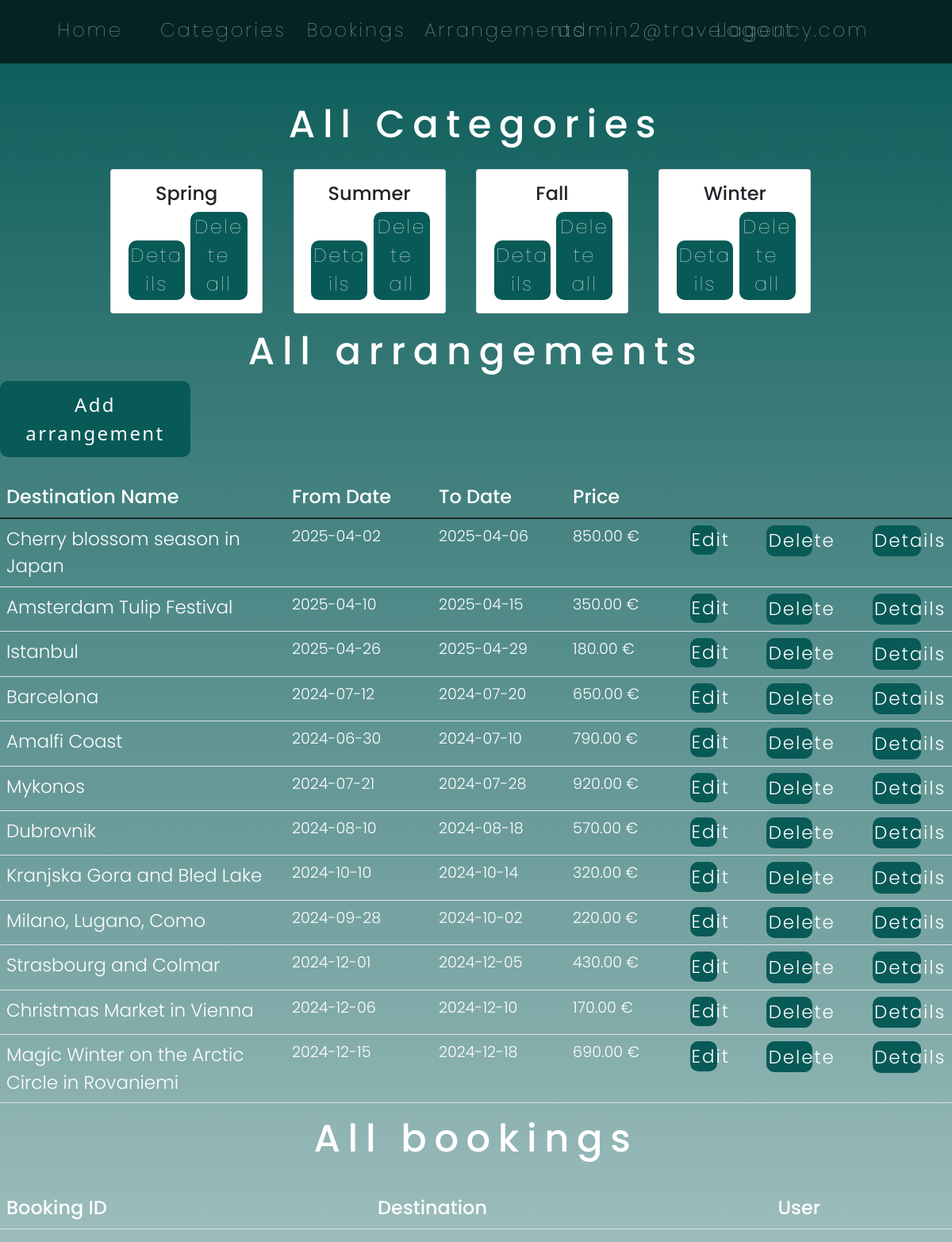
The app's page /admin.php (signed in) with its own data.
### tables this page shows
CREATE TABLE IF NOT EXISTS categories (
    categoryID INT AUTO_INCREMENT PRIMARY KEY,
    categoryName VARCHAR(50) NOT NULL
);

CREATE TABLE IF NOT EXISTS destinations (
    destinationID INT AUTO_INCREMENT PRIMARY KEY,
    categoryID INT NOT NULL,
    destinationName VARCHAR(100) NOT NULL,
    fromDate DATE NOT NULL,
    toDate DATE NOT NULL,
    description VARCHAR(1000) NOT NULL,
    price DECIMAL(10, 2) NOT NULL,
    location VARCHAR(100) NOT NULL,
    imgUrl VARCHAR(500) NOT NULL,
    created_at TIMESTAMP DEFAULT CURRENT_TIMESTAMP,
    FOREIGN KEY (categoryID) REFERENCES categories(categoryID)
);

### category_functions.php (called while the page is built, shortened)
<?php
function get_categories($conn){
   $query  = "SELECT * FROM categories";
   $queryExecute = $conn->prepare($query);
   $queryExecute->execute();
   if ($queryExecute->rowCount() > 0) {
   	  $categories = $queryExecute->fetchAll();
   }else {
      $categories = 0;
   }
   return $categories;
}

### arrangement_functions.php (called while the page is built, shortened)
<?php
    function get_arrangements($conn){
        $query  = "SELECT * FROM destinations";
        $queryExecute = $conn->prepare($query);
        $queryExecute->execute();
        if ($queryExecute->rowCount() > 0) {
              $destinations = $queryExecute->fetchAll();
        }else {
           $destinations = 0;
        }
        return $destinations;
     }

### admin.php (the view, shortened to what this page needs)
<?php
if (isset($_SESSION['user_id']) &&
    isset($_SESSION['user_email'])) {
    include "db_connect.php";
    include "category_functions.php";
    include "arrangement_functions.php";
    $categories = get_categories($conn);
    $arrangements=get_arrangements($conn);
?>
<!DOCTYPE html>
<html lang="en">
<head>
    <link rel="stylesheet" href="style.css">
    <link rel="stylesheet" href="style.php">
	<link href="https://cdn.jsdelivr.net/npm/bootstrap@5.1.1/dist/css/bootstrap.min.css" rel="stylesheet">
</head>
<body>
                <nav>
                    <ul>
                        <a href="home.php"><li>Home</li></a>
                        <a href="#all_categories"><li>Categories</li></a>
                        <a href="#all_booking"><li>Bookings</li></a>
                        <a href="#all_dest"><li>Arrangements</li></a>
                        <?php if (isset($_SESSION['user_email'])): ?>
                            <a href="admin.php"><li style="color:white; font-family:Poppins; font-weight:100"><?php echo $_SESSION['user_email']; ?></li></a>
                            <a href="logout.php"><li>Logout</li></a>
                        <?php else: ?>
                            <a href="login.php"><li>Login</li></a>
                        <?php endif; ?>
                    </ul>
                </nav>
		<h4 id="all_categories">All Categories</h4>
        <div class="categories">
            <?php
            foreach ($categories as $category) {
                $pageName = strtolower($category['categoryName']) . '.php';
            ?>
            <div class="card text-center">
                <div class="card-body">
                    <h5 class="card-title"><?php echo htmlspecialchars($category['categoryName']); ?></h5>
                    <button id="btn1">
                        <a href="<?php echo $pageName; ?>" class="adminButton">Details</a>
                    </button>
                    <button id="btn1">
                        <a href="delete_category.php?id=<?php echo $category['categoryID']; ?>" class="adminButton">Delete all</a>
                    </button>
                </div>
            </div>
            <?php } ?>
        </div>
        <h4 id="all_dest">All arrangements</h4>
        <button id="btn_add"><a href="add_arrangement.php">Add arrangement</a></button>
        <div class="arrangements">
            <table class="table table-hover">
                <thead>
                    <tr>
                        <th scope="col">Destination Name</th>
                        <th scope="col">From Date</th>
                        <th scope="col">To Date</th>
                        <th scope="col">Price</th>
                    </tr>
                </thead>
                <tbody>
                    <?php foreach($arrangements as $arrangement) { ?>
                        <tr>
                            <td id="dest">
                                <a href="arrangement_details.php?id=<?php echo $arrangement['destinationID'];?>">
                                    <?php echo $arrangement['destinationName']?>
                                </a>
                            </td>
                            <td><?php echo $arrangement['fromDate']?></td>
                            <td><?php echo $arrangement['toDate']?></td>
                            <td><?php echo $arrangement['price']?> €</td>
                            <td>
                                <button id="btn"><a href="editDestination.php?id=<?php echo $arrangement['destinationID']?>">Edit</a></button>
                            </td>
                            <td>
                                <button id="btn"><a href="deleteDestination.php?id=<?php echo $arrangement['destinationID']?>">Delete</a></button>
                            </td>
                            <td>
                                <button id="btn"><a href="destination_details.php?id=<?php echo $arrangement['destinationID']?>">Details</a></button>
                            </td>
                        </tr>
                    <?php } ?>
                </tbody>
            </table>
        </div>
        <h4 id="all_booking">All bookings</h4>
        <div class="bookings">
        <table class="table table-hover">
                <thead>
                    <tr>
                        <th scope="col">Booking ID</th>
                        <th scope="col">Destination</th>
                        <th scope="col">User</th>
                    </tr>
                </thead>
            </table>
        </div>
</body>
</html>
<?php }else{
  header("Location: login.php");
  exit;
} ?>

### style.css (style rules this page uses)
* { margin:0; }
nav { position:sticky; background-color: black; opacity:0.6; width:100%; height:80px; }
nav ul { width:100%; position:relative; height:100%; }
nav ul li { position:relative; display:inline-block; height:80%; width:14%; letter-spacing: 3px; font-size:1.5em; }
li { text-align:center; padding-top:20px; }
nav ul a { text-decoration: none; list-style-type: none; font-family: 'Poppins','sans-serif'; font-weight:100; color:white; }
body { display: flex; flex-direction: column; }

### admin.php (style rules this page uses)
body { background: linear-gradient(#085a57, rgba(8, 90, 87, 0.4)) no-repeat center center/cover; min-height: 100vh; }
.categories { width:80%; margin-left:10%; margin-right:10%; }
h4 { font-family: 'Poppins','sans-serif'; font-size: 3em; letter-spacing: 0.2em; font-weight:500; color:white; text-align: center; }
.card.text-center { width:20%; float:left; margin:2%; }
.card-title { font-family: "Poppins","sans-serif"; font-weight: 500; font-size:1.5em; }
.adminButton { text-decoration: none; color:white; font-family: 'Poppins','sans-serif'; font-weight: 100; font-size:1.5em; letter-spacing: 0.1em; }
table { margin-top:2%; }
th, td a, td { text-decoration: none; color:white; font-size:1.2em; font-family:"Poppins","sans-serif"; font-weight: 300; }
th { font-size:1.5em; font-weight: 500; }
#dest { width:30%; }
#btn { border-radius:10px; border:none; width:50%; margin-left:25%; background-color: #085a57; color:white; padding:2%; font-size:1em; letter-spacing: 0.1em; }
#btn_add { border-radius:10px; border:none; width:20%; background-color: #085a57; color:white; font-size:1.5em; letter-spacing: 0.1em; padding: 1%; }
#btn_add a { color:white; text-decoration: none; }
#btn1 { border-radius:10px; border:none; width:45%; margin-left:2%; background-color: #085a57; color:white; font-size:1em; padding: 1%; }

### records on screen
categories: categoryName "Spring"
categories: categoryName "Summer"
categories: categoryName "Fall"
categories: categoryName "Winter"
destinations: destinationName "Cherry blossom season in Japan", fromDate "2025-04-02", toDate "2025-04-06", price "850.00"
destinations: destinationName "Amsterdam Tulip Festival", fromDate "2025-04-10", toDate "2025-04-15", price "350.00"
destinations: destinationName "Istanbul", fromDate "2025-04-26", toDate "2025-04-29", price "180.00"
destinations: destinationName "Barcelona", fromDate "2024-07-12", toDate "2024-07-20", price "650.00"
destinations: destinationName "Amalfi Coast", fromDate "2024-06-30", toDate "2024-07-10", price "790.00"
destinations: destinationName "Mykonos", fromDate "2024-07-21", toDate "2024-07-28", price "920.00"
destinations: destinationName "Dubrovnik", fromDate "2024-08-10", toDate "2024-08-18", price "570.00"
destinations: destinationName "Kranjska Gora and Bled Lake", fromDate "2024-10-10", toDate "2024-10-14", price "320.00"
destinations: destinationName "Milano, Lugano, Como", fromDate "2024-09-28", toDate "2024-10-02", price "220.00"
destinations: destinationName "Strasbourg and Colmar", fromDate "2024-12-01", toDate "2024-12-05", price "430.00"
destinations: destinationName "Christmas Market in Vienna", fromDate "2024-12-06", toDate "2024-12-10", price "170.00"
destinations: destinationName "Magic Winter on the Arctic Circle in Rovaniemi", fromDate "2024-12-15", toDate "2024-12-18", price "690.00"

### other values on screen
$_SESSION['user_email'] "admin2@travelagency.com"
